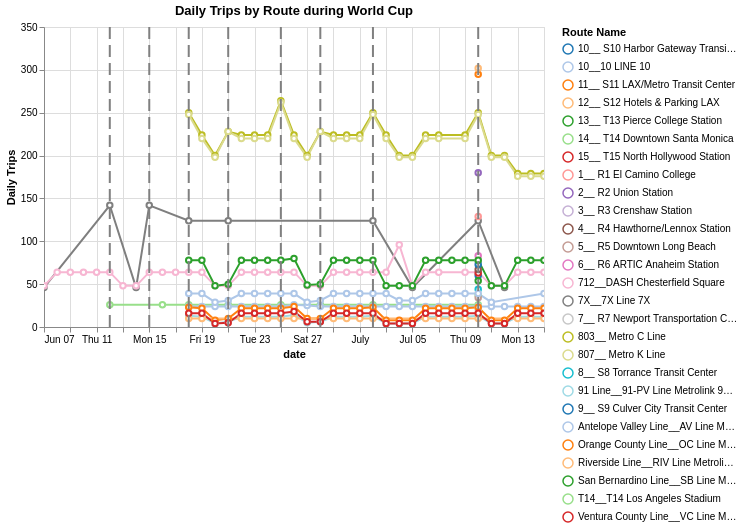

This figure's notebook cell:
### Code cell
chart_utils.trip_chart_with_event_dates(
    daily_trips_by_route, wc_vars.sofi_dates, color_col="route_name"
).properties(
    title= "Daily Trips by Route during World Cup",
    width=500, height=300
)

### Figure 1 — Vega-Lite specification as saved in the notebook (floating-point values rounded to 4 significant figures; data arrays with more than 128 entries replaced by an {"elided": "..."} marker saying what was removed)
{"config": {"view": {"continuousWidth": 300, "continuousHeight": 300}}, "layer": [{"data": {"name": "data-5e5b42763c8b52a8006ee86f4ea0ea19"}, "mark": {"type": "line", "point": {"fill": "white", "filled": false}}, "encoding": {"color": {"field": "route_name", "scale": {"scheme": "category20"}, "title": "Route Name", "type": "nominal"}, "opacity": {"condition": [{"param": "param_b510e828d9ac2070", "value": 1}], "value": 0.1}, "tooltip": [{"field": "schedule_name", "type": "nominal"}, {"field": "service_date", "type": "temporal"}, {"field": "route_name", "type": "nominal"}, {"field": "n_trips", "type": "quantitative"}], "x": {"field": "service_date", "title": "date", "type": "temporal"}, "y": {"field": "n_trips", "title": "Daily Trips", "type": "quantitative"}}, "name": "view_1df51df0139c82c9_0"}, {"data": {"name": "data-0e9d840d4ff72d80d07004795638f1c5"}, "mark": {"type": "rule", "size": 2, "strokeDash": [12, 6]}, "encoding": {"color": {"field": "color", "scale": null, "type": "nominal"}, "x": {"field": "service_date", "type": "temporal"}}}], "height": 300, "params": [{"name": "param_1e9efca18e7a2868", "select": {"type": "interval", "encodings": ["x", "y"]}, "bind": "scales", "views": ["view_1df51df0139c82c9_0"]}, {"name": "param_b510e828d9ac2070", "select": {"type": "point", "fields": ["route_name"]}, "bind": "legend", "views": ["view_1df51df0139c82c9_0"]}], "title": "Daily Trips by Route during World Cup", "width": 500, "$schema": "https://vega.github.io/schema/vega-lite/v6.4.1.json", "datasets": {"data-5e5b42763c8b52a8006ee86f4ea0ea19": {"elided": "309 records"}, "data-0e9d840d4ff72d80d07004795638f1c5": [{"service_date": "2026-06-12T00:00:00", "color": "gray"}, {"service_date": "2026-06-15T00:00:00", "color": "gray"}, {"service_date": "2026-06-18T00:00:00", "color": "gray"}, {"service_date": "2026-06-21T00:00:00", "color": "gray"}, {"service_date": "2026-06-25T00:00:00", "color": "gray"}, {"service_date": "2026-06-28T00:00:00", "color": "gray"}, {"service_date": "2026-07-02T00:00:00", "color": "gray"}, {"service_date": "2026-07-10T00:00:00", "color": "gray"}]}}
